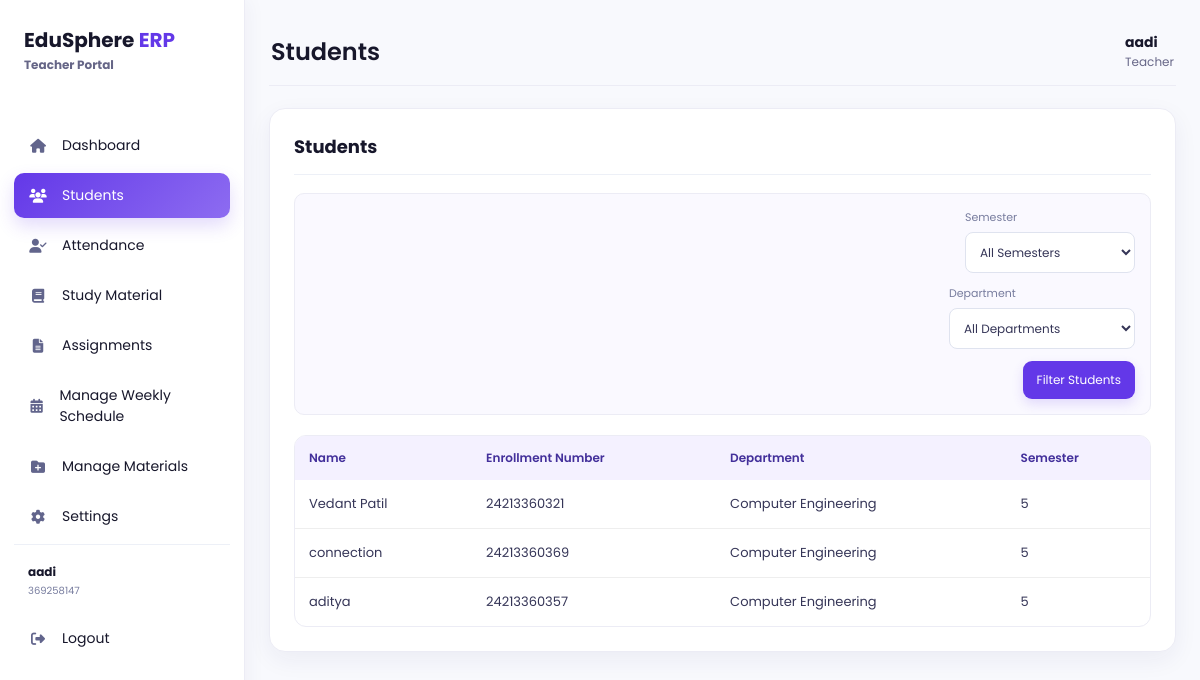
The app's page /teacher/students (signed in), older data.
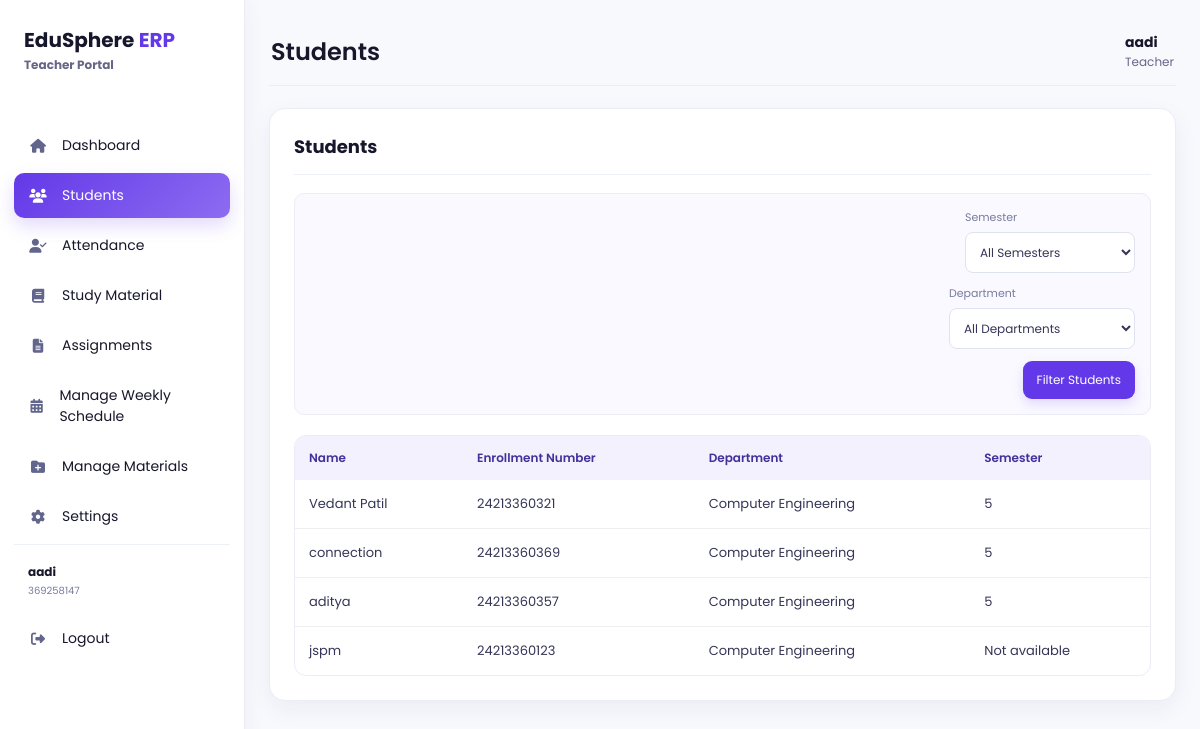
The same page, newer data.
### models/user.py (models this page shows, shortened)
class User(db.Model):
    __tablename__ = "users"
    id = db.Column(
        db.Integer,
        primary_key=True
    )
    full_name = db.Column(
        db.String(100),
        nullable=False
    )
    enrollment_no = db.Column(
        db.String(50),
        unique=True,
        nullable=True
    )
    employee_id = db.Column(
        db.String(50),
        unique=True,
        nullable=True
    )
    parent_id = db.Column(
        db.String(50),
        unique=True,
        nullable=True
    )
    admin_id = db.Column(
        db.String(50),
        unique=True,
        nullable=True
    )
    email = db.Column(
        db.String(120),
        unique=True,
        nullable=True
    )
    phone = db.Column(
        db.String(20),
        nullable=True
    )
    password = db.Column(
        db.String(200),
        nullable=False
    )
    role = db.Column(
        db.String(20),
        nullable=False
    )
    theme = db.Column(db.String(20), nullable=False, default="light", server_default="light")
    notifications_enabled = db.Column(db.Boolean, nullable=False, default=True, server_default="1")
    accent_color = db.Column(db.String(20), nullable=False, default="purple", server_default="purple")

### models/student.py (models this page shows)
class Student(db.Model):
    __tablename__ = "students"
    id = db.Column(
        db.Integer,
        primary_key=True
    )
    user_id = db.Column(
        db.Integer,
        db.ForeignKey("users.id"),
        nullable=False
    )
    roll_no = db.Column(
        db.String(20),
        unique=True,
        nullable=True
    )
    department = db.Column(
        db.String(50),
        nullable=True
    )
    semester = db.Column(
        db.Integer,
        nullable=True
    )
    division = db.Column(
        db.String(10),
        nullable=True
    )
    parent_email = db.Column(
        db.String(120),
        nullable=True
    )
    phone = db.Column(
        db.String(20),
        nullable=True
    )

### app.py (the view)
@app.route("/teacher/students")
def teacher_students():
    user = get_current_user_for_role("Teacher")
    if not user:
        flash("Access denied!")
        return redirect(url_for("login"))
    teacher_profile = Teacher.query.filter_by(user_id=user.id).first()
    base_query = Student.query.filter_by(department=teacher_profile.department) if teacher_profile and teacher_profile.department else Student.query.filter(Student.id == -1)
    semester_values = list(range(1, 9))
    department_values = [department.name for department in Department.query.order_by(Department.name).all()]
    selected_semester = request.args.get("semester", "").strip()
    selected_department = request.args.get("department", "").strip()
    if selected_semester and selected_semester.isdigit():
        base_query = base_query.filter(Student.semester == int(selected_semester))
    else:
        selected_semester = ""
    if selected_department in department_values:
        base_query = Student.query.filter(Student.department == selected_department)
        if selected_semester:
            base_query = base_query.filter(Student.semester == int(selected_semester))
    else:
        selected_department = ""
    profiles = base_query.all()
    rows = []
    for profile in profiles:
        student_user = db.session.get(User, profile.user_id)
        if student_user and student_user.role == "Student":
            rows.append([
                student_user.full_name,
                student_user.enrollment_no or "Not available",
                profile.department or "Not available",
                profile.semester or "Not available",
            ])
    return render_template("dashboard_section.html", current_user=user, role="Teacher", css_file="css/teacher.css", nav_items=ROLE_NAV_ITEMS["Teacher"], active_endpoint=request.endpoint, section_title="Students", section_name="students", section_icon="fa-users", table_headers=ROLE_SECTION_CONFIG["Teacher"]["students"][2], table_rows=rows, empty_message=ROLE_SECTION_CONFIG["Teacher"]["students"][3], student_semesters=semester_values, student_departments=department_values, selected_semester=selected_semester, selected_department=selected_department)

### app.py (called while the page is built)
def get_current_user_for_role(role):
    if session.get("role") != role or "user_id" not in session:
        return None
    user = db.session.get(User, session["user_id"])
    if not user or user.role != role:
        session.clear()
        return None
    return user

### templates/dashboard_section.html (shortened to what the changed rows need)
<!DOCTYPE html>
<html lang="en"><head><link rel="stylesheet" href="{{ url_for('static', filename=css_file) }}"><link rel="stylesheet" href="{{ url_for('static', filename='css/palette.css') }}"><link rel="stylesheet" href="https://cdnjs.cloudflare.com/ajax/libs/font-awesome/6.6.0/css/all.min.css"></head>
<body class="{% if role == 'Teacher' %}teacher-dashboard-page teacher-section-{{ section_name }}{% elif role == 'Parent' %}parent-dashboard-page parent-section-{{ section_name }}{% elif role == 'Admin' %}admin-dashboard-page admin-section-{{ section_name }}{% endif %} theme-{{ current_user.theme or 'light' }} accent-{{ current_user.accent_color or 'purple' }}">
<div class="sidebar"><div class="logo"><h2>EduSphere{% if role in ['Teacher', 'Parent'] %} <span>ERP</span>{% endif %}</h2></div><ul>{% for endpoint, label, icon in nav_items if not (role == 'Teacher' and endpoint == 'teacher_profile') %}<li class="{% if endpoint == active_endpoint %}active{% endif %}" onclick="window.location.href='{{ url_for(endpoint) }}'"><i class="fa-solid {{ icon }}"></i><span>{{ label }}</span></li>{% endfor %}</ul></div>
<main class="main"><div class="topbar"><h2>{{ section_title }}</h2></div><section class="box full">
{% if role == 'Teacher' and section_name == 'lectures' %}
<form class="teacher-schedule-form" method="POST"><input type="hidden" name="action" value="add"><label>Day<select name="day_of_week" required>{% for day in ['Monday','Tuesday','Wednesday','Thursday','Friday','Saturday','Sunday'] %}<option value="{{ loop.index0 }}">{{ day }}</option>{% endfor %}</select></label><label>Subject<input name="subject" required></label><label>Department<input name="department" required></label><label>Start time<input type="time" name="start_time" required></label><label>End time<input type="time" name="end_time" required></label><label>Room (optional)<input name="room"></label><button type="submit">Add Lecture</button></form>
<div class="teacher-schedule-list">{% for lecture in schedules %}<form class="teacher-schedule-row" method="POST"><input type="hidden" name="lecture_id" value="{{ lecture.id }}"><select name="day_of_week">{% for day in ['Monday','Tuesday','Wednesday','Thursday','Friday','Saturday','Sunday'] %}<option value="{{ loop.index0 }}" {% if lecture.day_of_week == loop.index0 %}selected{% endif %}>{{ day }}</option>{% endfor %}</select><input name="subject" value="{{ lecture.subject }}" required><input name="department" value="{{ lecture.department or '' }}" required><input type="time" name="start_time" value="{{ lecture.start_time }}" required><input type="time" name="end_time" value="{{ lecture.end_time }}" required><input name="room" value="{{ lecture.room or '' }}" placeholder="Room"><button type="submit" name="action" value="update">Save</button><button id="teacher-schedule-delete-{{ lecture.id }}" type="submit" name="action" value="delete" formnovalidate onclick="return confirm('Delete this lecture from your weekly schedule?');">Delete</button></form>{% else %}<p>{{ empty_message }}</p>{% endfor %}</div>
{% elif role == 'Teacher' and section_name == 'students' %}{% if table_rows %}<table><tr>{% for header in table_headers %}<th>{{ header }}</th>{% endfor %}</tr>{% for row in table_rows %}<tr>{% for value in row %}<td>{{ value }}</td>{% endfor %}</tr>{% endfor %}</table>{% else %}<p>{{ empty_message }}</p>{% endif %}{% else %}<p>{{ empty_message }}</p>{% endif %}</section></main></body></html>

Row changes from the older to the newer data that the page shows:
added User: full_name "jspm", enrollment_no "24213360123"
added Student: department "Computer Engineering"
Text that changed along with them:
new list line: "Not available"
